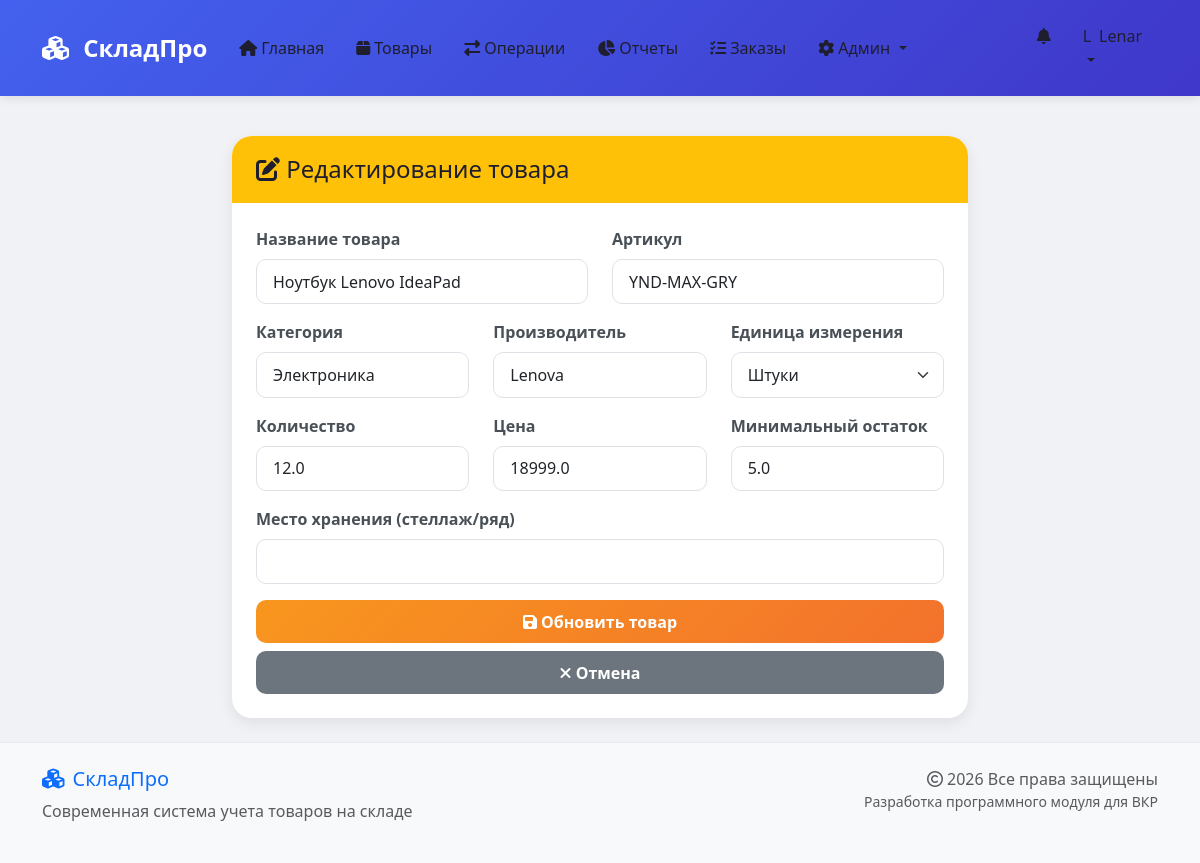
The app's page /product/edit/1 (signed in) with its own data.
### app/models.py (models this page shows, shortened)
class User(UserMixin, db.Model):
    id = db.Column(db.Integer, primary_key=True)
    username = db.Column(db.String(80), unique=True, nullable=False)
    email = db.Column(db.String(120), unique=True, nullable=False)
    password = db.Column(db.String(200), nullable=False)
    role = db.Column(db.String(20), default='client')
    created_at = db.Column(db.DateTime, default=datetime.utcnow)
    movements = db.relationship('Movement', backref='user', lazy=True)
    def can_add_product(self):
        return self.role in ['admin', 'storekeeper']
    def can_sell(self):
        return self.role in ['admin', 'manager', 'storekeeper']
    def can_view_reports(self):
        return self.role in ['admin', 'director', 'accountant', 'viewer']
    def is_admin(self):
        return self.role == 'admin'

class Product(db.Model):
    id = db.Column(db.Integer, primary_key=True)
    name = db.Column(db.String(100), nullable=False)
    article = db.Column(db.String(50), unique=True)
    quantity = db.Column(db.Float, default=0)
    price = db.Column(db.Float, nullable=False)
    category = db.Column(db.String(50))
    unit = db.Column(db.String(10), default='шт')
    manufacturer = db.Column(db.String(100))
    min_stock = db.Column(db.Float, default=5)
    location = db.Column(db.String(50))
    movements = db.relationship('Movement', backref='product', lazy=True)

### app/routes.py (the view, shortened to what this page needs)
@bp.route('/product/edit/<int:id>', methods=['GET', 'POST'])
@login_required
def edit_product(id):
    if not current_user.can_add_product():
        flash('Доступ запрещен', 'danger')
        return redirect(url_for('routes.index'))
    product = Product.query.get_or_404(id)
    form = ProductForm()
    form.name.data = product.name
    form.article.data = product.article
    form.quantity.data = product.quantity
    form.price.data = product.price
    form.category.data = product.category
    form.unit.data = product.unit
    form.manufacturer.data = product.manufacturer
    form.min_stock.data = product.min_stock
    form.location.data = product.location
    return render_template('edit_product.html', form=form, product=product)

### app/forms.py (shortened to what this page needs)
class ProductForm(FlaskForm):
    name = StringField('Название товара', validators=[DataRequired()])
    article = StringField('Артикул')
    quantity = FloatField('Количество', validators=[DataRequired()])
    price = FloatField('Цена', validators=[DataRequired()])
    category = StringField('Категория')
    unit = SelectField('Единица измерения', choices=[
        ('шт', 'Штуки'),
        ('кг', 'Килограммы'),
        ('м', 'Метры'),
        ('м²', 'Квадратные метры'),
        ('упак', 'Упаковка'),
        ('л', 'Литры')
    ], default='шт')
    manufacturer = StringField('Производитель')
    min_stock = FloatField('Минимальный остаток', default=5)
    location = StringField('Место хранения (стеллаж/ряд)')
    submit = SubmitField('Добавить товар')

### app/__init__.py (called while the page is built)
@login_manager.user_loader
def load_user(user_id):
    from app.models import User
    return User.query.get(int(user_id))

### app/templates/edit_product.html (shortened to what this page needs)
{% extends "base.html" %}
{% block content %}
<div class="row justify-content-center">
    <div class="col-md-8">
        <div class="card">
            <div class="card-header bg-warning text-white">
                <h4 class="mb-0"><i class="fas fa-edit"></i> Редактирование товара</h4>
            </div>
            <div class="card-body">
                <form method="POST">
                    <div class="row">
                        <div class="col-md-6 mb-3">
                            {{ form.name.label(class="form-label") }}
                            {{ form.name(class="form-control") }}
                        </div>
                        <div class="col-md-6 mb-3">
                            {{ form.article.label(class="form-label") }}
                            {{ form.article(class="form-control") }}
                        </div>
                    </div>
                    <div class="row">
                        <div class="col-md-4 mb-3">
                            {{ form.category.label(class="form-label") }}
                            {{ form.category(class="form-control") }}
                        </div>
                        <div class="col-md-4 mb-3">
                            {{ form.manufacturer.label(class="form-label") }}
                            {{ form.manufacturer(class="form-control") }}
                        </div>
                        <div class="col-md-4 mb-3">
                            {{ form.unit.label(class="form-label") }}
                            {{ form.unit(class="form-select") }}
                        </div>
                    </div>
                    <div class="row">
                        <div class="col-md-4 mb-3">
                            {{ form.quantity.label(class="form-label") }}
                            {{ form.quantity(class="form-control", type="number", step="0.01") }}
                        </div>
                        <div class="col-md-4 mb-3">
                            {{ form.price.label(class="form-label") }}
                            {{ form.price(class="form-control", type="number", step="0.01") }}
                        </div>
                        <div class="col-md-4 mb-3">
                            {{ form.min_stock.label(class="form-label") }}
                            {{ form.min_stock(class="form-control", type="number", step="0.01") }}
                        </div>
                    </div>
                    <div class="mb-3">
                        {{ form.location.label(class="form-label") }}
                        {{ form.location(class="form-control") }}
                    </div>
                    <div class="d-grid gap-2">
                        <button type="submit" class="btn btn-warning">
                            <i class="fas fa-save"></i> Обновить товар
                        </button>
                        <a href="{{ url_for('routes.products') }}" class="btn btn-secondary">
                            <i class="fas fa-times"></i> Отмена
                        </a>
                    </div>
                </form>
            </div>
        </div>
    </div>
</div>
{% endblock %}

### app/templates/base.html (shortened to what this page needs)
<!DOCTYPE html>
<html lang="ru">
<head>
    <link href="https://cdn.jsdelivr.net/npm/bootstrap@5.3.0/dist/css/bootstrap.min.css" rel="stylesheet">
    <link rel="stylesheet" href="https://cdnjs.cloudflare.com/ajax/libs/font-awesome/6.4.0/css/all.min.css">
    <link rel="stylesheet" href="https://cdnjs.cloudflare.com/ajax/libs/animate.css/4.1.1/animate.min.css">
    <link rel="stylesheet" href="{{ url_for('static', filename='css/style.css') }}">
</head>
<body>
    <nav class="navbar navbar-expand-lg navbar-dark bg-primary sticky-top">
        <div class="container">
            <a class="navbar-brand" href="{{ url_for('routes.index') }}">
                <i class="fas fa-cubes me-2"></i>
                <span class="fw-bold">СкладПро</span>
            </a>
            <div class="collapse navbar-collapse" id="navbarNav">
                <ul class="navbar-nav me-auto">
                    <li class="nav-item">
                        <a class="nav-link text-white" href="{{ url_for('routes.index') }}">
                            <i class="fas fa-home me-1"></i>Главная
                        </a>
                    </li>
                    <li class="nav-item">
                        <a class="nav-link text-white" href="{{ url_for('routes.products') }}">
                            <i class="fas fa-box me-1"></i>Товары
                        </a>
                    </li>
                    {% if current_user.is_authenticated %}
                        {% if current_user.can_sell() %}
                        <li class="nav-item">
                            <a class="nav-link text-white" href="{{ url_for('routes.movements') }}">
                                <i class="fas fa-exchange-alt me-1"></i>Операции
                            </a>
                        </li>
                        {% endif %}
                        {% if current_user.can_view_reports() %}
                        <li class="nav-item">
                            <a class="nav-link text-white" href="{{ url_for('routes.reports') }}">
                                <i class="fas fa-chart-pie me-1"></i>Отчеты
                            </a>
                        </li>
                        {% endif %}
                        {% if current_user.is_admin() or current_user.role == 'manager' %}
                        <li class="nav-item">
                            <a class="nav-link text-white" href="{{ url_for('routes.admin_orders') }}">
                                <i class="fas fa-tasks me-1"></i>Заказы
                            </a>
                        </li>
                        {% endif %}
                        {% if current_user.is_admin() %}
                        <li class="nav-item dropdown">
                            <a class="nav-link dropdown-toggle text-white" href="#" role="button" data-bs-toggle="dropdown">
                                <i class="fas fa-cog me-1"></i>Админ
                            </a>
                        </li>
                        {% endif %}
                    {% endif %}
                </ul>
                <ul class="navbar-nav">
                    {% if current_user.is_authenticated %}
                        <li class="nav-item">
                            <a class="nav-link text-white position-relative" href="{{ url_for('routes.notifications') }}">
                                <i class="fas fa-bell"></i>
                            </a>
                        </li>
                        <li class="nav-item dropdown">
                            <a class="nav-link dropdown-toggle text-white" href="#" role="button" data-bs-toggle="dropdown">
                                <div class="d-flex align-items-center">
                                    <div class="avatar-circle me-2">
                                        <span class="initial">{{ current_user.username[0]|upper }}</span>
                                    </div>
                                    <span>{{ current_user.username }}</span>
                                </div>
                            </a>
                        </li>
                    {% endif %}
                </ul>
            </div>
        </div>
    </nav>
    <main class="container my-4 animate__animated animate__fadeIn">
        {% block content %}{% endblock %}
    </main>
    <footer class="footer mt-auto py-4 bg-light">
        <div class="container">
            <div class="row">
                <div class="col-md-6">
                    <h5 class="text-primary"><i class="fas fa-cubes me-2"></i>СкладПро</h5>
                    <p class="text-muted">Современная система учета товаров на складе</p>
                </div>
                <div class="col-md-6 text-md-end">
                    <p class="text-muted mb-0">
                        <i class="far fa-copyright me-1"></i>2026 Все права защищены
                    </p>
                    <p class="text-muted small">
                        Разработка программного модуля для ВКР
                    </p>
                </div>
            </div>
        </div>
    </footer>
</body>
</html>

### app/static/css/style.css (style rules this page uses)
* { margin: 0; padding: 0; box-sizing: border-box; }
body { font-family: 'Segoe UI', Tahoma, Geneva, Verdana, sans-serif; background: #f0f2f5; min-height: 100vh; display: flex; flex-direction: column; }
main { flex: 1; }
.navbar { padding: 1rem 0; box-shadow: 0 2px 10px rgba(0,0,0,0.1); }
.navbar-brand { font-size: 1.5rem; font-weight: 700; }
.nav-link { font-weight: 500; padding: 0.5rem 1rem !important; border-radius: 8px; transition: all 0.3s; }
.bg-primary { background: linear-gradient(135deg, #4361ee 0%, #3f37c9 100%) !important; }
.card { border: none; border-radius: 20px; box-shadow: 0 5px 15px rgba(0,0,0,0.08); transition: all 0.3s; overflow: hidden; background: white; }
.card-header { border-bottom: none; padding: 1.2rem 1.5rem; font-weight: 600; }
.card-body { padding: 1.5rem; }
.btn { padding: 0.6rem 1.2rem; font-weight: 600; border-radius: 10px; transition: all 0.3s; border: none; }
.btn-warning { background: linear-gradient(135deg, #f8961e 0%, #f3722c 100%); color: white; }
.form-control, .form-select { border-radius: 10px; border: 1px solid #dee2e6; padding: 0.6rem 1rem; transition: all 0.3s; }
.form-label { font-weight: 600; color: #495057; margin-bottom: 0.5rem; }
.footer { background: white; border-top: 1px solid #e9ecef; margin-top: auto; padding: 1.5rem 0; }
.text-white { color: #1e1e2f !important; }

### records on screen
User: username "L", username "Lenar"
Product: name "Ноутбук Lenovo IdeaPad", article "YND-MAX-GRY", category "Электроника", manufacturer "Lenova", unit "Штуки", quantity "12.0", price "18999.0", min_stock "5.0"
